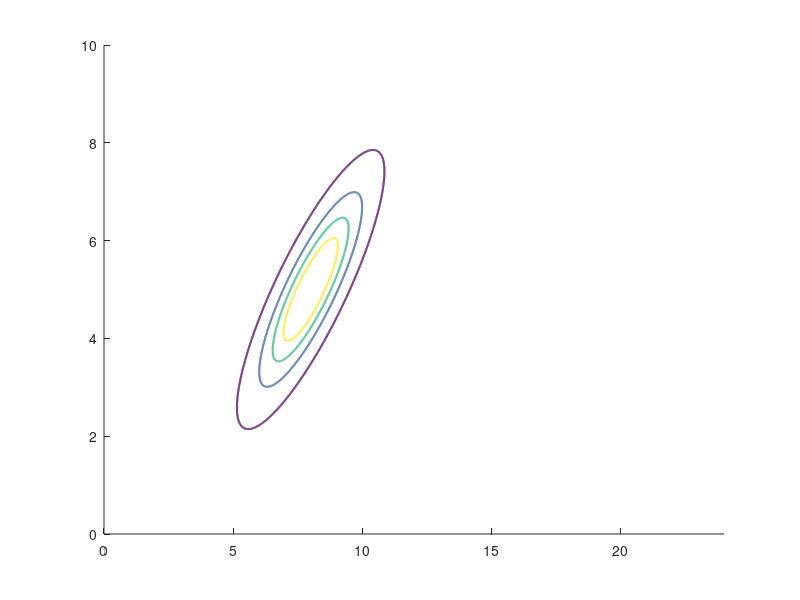

Source code (MATLAB): (Note: this script raises an error after producing the figure.)
% An script for generating demo images including
% (1) linearly separable (two gaussians), 
% (2) approximate linearly separable (from gmm)
% (3) not linearly separable.
clearvars; close all; clc

%% Linearly separable sample
mu1  = [8, 5];
sig1 = [1.3, 1.1; 1.1, 1.3];
LS1   = mvnrnd(mu1, sig1, 200);

mu2  = [16, 4];
sig2 = [1, 0.2; 0.2, 0.8];
LS2   = mvnrnd(mu2, sig2, 200);

x1 = 0:0.01:24;
x2 = 0:0.01:10;
[X1, X2] = meshgrid(x1, x2);

figure(1)
F1 = mvnpdf([X1(:) X2(:)], mu1, sig1);
F1 = reshape(F1, length(x2), length(x1));
mvncdf([0 0],[1 1], mu1, sig1);
contour(x1, x2, F1, [0.01 0.1 .05:.1:.5], 'linewidth', 1.5, 'color', 'r');
hold on;

F2 = mvnpdf([X1(:) X2(:)], mu2, sig2);
F2 = reshape(F2,length(x2), length(x1));
mvncdf([0 0],[1 1], mu2, sig2);
contour(x1, x2, F2, [0.01 0.1 .05:.1:.5], 'linewidth', 1.5, 'color', 'b');
axis([0 24 0 10])

p1 = plot(LS1(:, 1), LS1(:, 2), 'ro', 'markersize', 9);
p2 = plot(LS2(:, 1), LS2(:, 2), 'bo', 'markersize', 9);
legend([p1, p2], 'positive', 'negative')
xlabel('$x_1$', 'interpreter', 'latex')
ylabel('$x_2$', 'interpreter', 'latex')
title('Linearly Separable Case')
grid on
set(gca, 'fontsize', 18)
hold off;

%% Approximately linearly separable
clearvars; close all
mu  = [1 1; 4 4];
sig = cat(3, [2 0; 0 .5], [1 0; 0 1]);
P   = ones(1,2)/2;
gm  = gmdistribution(mu, sig, P);
gmPDF = @(x,y)pdf(gm,[x y]);
h = ezcontour(gmPDF,[-5 10],[-1 6.5]); hold on;
set(h, 'linewidth', 1.5, 'color', 'g');
LS1 = random(gm, 400);
for i=1:size(LS1, 1)
    X1 = pdist([LS1(i, 1), LS1(i, 2); 1, 1]);
    X2 = pdist([LS1(i, 1), LS1(i, 2); 4, 4]);
    if X1 < X2 - 0.5
        LS1(i, 3) = 1;
        p1 = plot(LS1(i, 1), LS1(i, 2), 'ro', 'markersize', 9);
    else
        LS1(i, 3) = 2;
        p2 = plot(LS1(i, 1), LS1(i, 2), 'bo', 'markersize', 9);
    end
end
xlabel('$x_1$', 'interpreter', 'latex')
ylabel('$x_2$', 'interpreter', 'latex')
legend([p1, p2], 'positive', 'negative')
title('Approximately Linearly Separable Case')
grid on
set(gca, 'fontsize', 18)
hold off;

%% None linear dataset
clearvars; closea all;
n  = 200; 
R  = 0.5;
x0 = 0;
y0 = 0;

t  = 2 * pi * rand(n,1);
r  = R * sqrt(rand(n,1));

r_ = 1.1 * R * sqrt(1 + rand(n,1));
t_ = 2 * pi * rand(n,1);

x = x0 + r.*cos(t);
y = y0 + r.*sin(t);

x_ = x0 + r_.*cos(t_);
y_ = y0 + r_.*sin(t_);

plot(x, y, 'ro'); hold on;
plot(x_, y_, 'bo'); grid on;

xlabel('$x_1$', 'interpreter', 'latex')
ylabel('$x_2$', 'interpreter', 'latex')

legend('positive', 'negative');
axis([-1 1 -1 1]);
title('Not Linearly Separable Case');
set(gca, 'fontsize', 18);
hold off;
